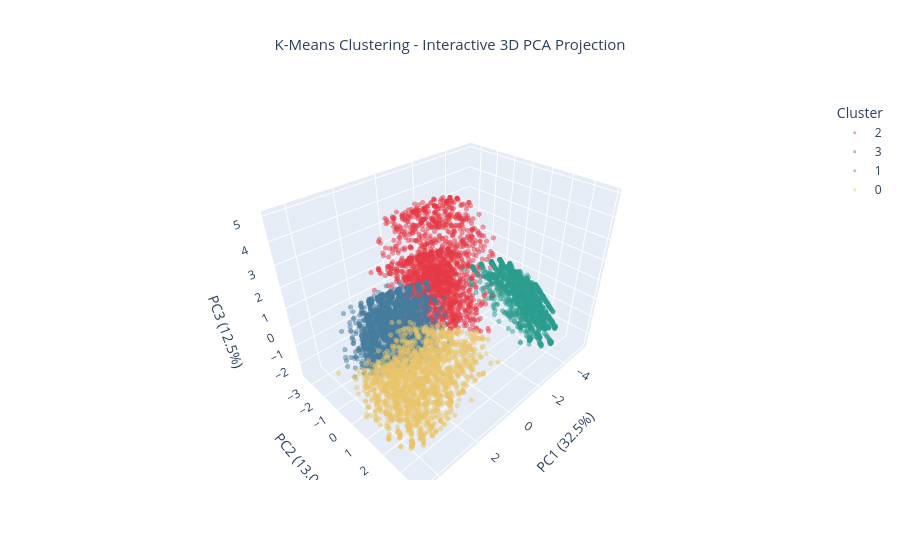

The cell this chart's notebook holds for it:
### Code cell
pca_3d   = PCA(n_components=3, random_state=42)
X_pca_3d = pca_3d.fit_transform(X_scaled)

pca_3d_df = pd.DataFrame(X_pca_3d, columns=['PC1', 'PC2', 'PC3'])
pca_3d_df['Cluster'] = cluster_labels.astype(str)

fig_3d = px.scatter_3d(
    pca_3d_df, x='PC1', y='PC2', z='PC3', color='Cluster',
    color_discrete_sequence=CLUSTER_COLORS,
    opacity=0.5,
    title='K-Means Clustering - Interactive 3D PCA Projection',
    labels={
        'PC1': f"PC1 ({pca_3d.explained_variance_ratio_[0]*100:.1f}%)",
        'PC2': f"PC2 ({pca_3d.explained_variance_ratio_[1]*100:.1f}%)",
        'PC3': f"PC3 ({pca_3d.explained_variance_ratio_[2]*100:.1f}%)"
    }
)
fig_3d.update_traces(marker=dict(size=3))
fig_3d.update_layout(title_font_size=15, title_x=0.5, legend_title_text='Cluster')
fig_3d.write_html(os.path.join(KNOWLEDGE_DIR, 'pca_3d_interactive.html'))
fig_3d.show()
print('Saved: pca_3d_interactive.html')

### Figure 1 — Plotly figure (JSON) as saved in the notebook; plotly's stock layout.template omitted (floating-point values rounded to 4 significant figures; data arrays with more than 128 entries replaced by an {"elided": "..."} marker saying what was removed)
{"data": [{"hovertemplate": "Cluster=2<br>PC1 (32.5%)=%{x}<br>PC2 (13.0%)=%{y}<br>PC3 (12.5%)=%{z}<extra></extra>", "legendgroup": "2", "marker": {"color": "#E63946", "opacity": 0.5, "size": 3, "symbol": "circle"}, "mode": "markers", "name": "2", "scene": "scene", "showlegend": true, "type": "scatter3d", "x": {"elided": "1822 float values"}, "y": {"elided": "1822 float values"}, "z": {"elided": "1822 float values"}}, {"hovertemplate": "Cluster=3<br>PC1 (32.5%)=%{x}<br>PC2 (13.0%)=%{y}<br>PC3 (12.5%)=%{z}<extra></extra>", "legendgroup": "3", "marker": {"color": "#457B9D", "opacity": 0.5, "size": 3, "symbol": "circle"}, "mode": "markers", "name": "3", "scene": "scene", "showlegend": true, "type": "scatter3d", "x": {"elided": "2048 float values"}, "y": {"elided": "2048 float values"}, "z": {"elided": "2048 float values"}}, {"hovertemplate": "Cluster=1<br>PC1 (32.5%)=%{x}<br>PC2 (13.0%)=%{y}<br>PC3 (12.5%)=%{z}<extra></extra>", "legendgroup": "1", "marker": {"color": "#2A9D8F", "opacity": 0.5, "size": 3, "symbol": "circle"}, "mode": "markers", "name": "1", "scene": "scene", "showlegend": true, "type": "scatter3d", "x": {"elided": "1526 float values"}, "y": {"elided": "1526 float values"}, "z": {"elided": "1526 float values"}}, {"hovertemplate": "Cluster=0<br>PC1 (32.5%)=%{x}<br>PC2 (13.0%)=%{y}<br>PC3 (12.5%)=%{z}<extra></extra>", "legendgroup": "0", "marker": {"color": "#E9C46A", "opacity": 0.5, "size": 3, "symbol": "circle"}, "mode": "markers", "name": "0", "scene": "scene", "showlegend": true, "type": "scatter3d", "x": {"elided": "1647 float values"}, "y": {"elided": "1647 float values"}, "z": {"elided": "1647 float values"}}], "layout": {"legend": {"title": {"text": "Cluster"}, "tracegroupgap": 0}, "scene": {"domain": {"x": [0, 1], "y": [0, 1]}, "xaxis": {"title": {"text": "PC1 (32.5%)"}}, "yaxis": {"title": {"text": "PC2 (13.0%)"}}, "zaxis": {"title": {"text": "PC3 (12.5%)"}}}, "title": {"font": {"size": 15}, "text": "K-Means Clustering - Interactive 3D PCA Projection", "x": 0.5}}}
